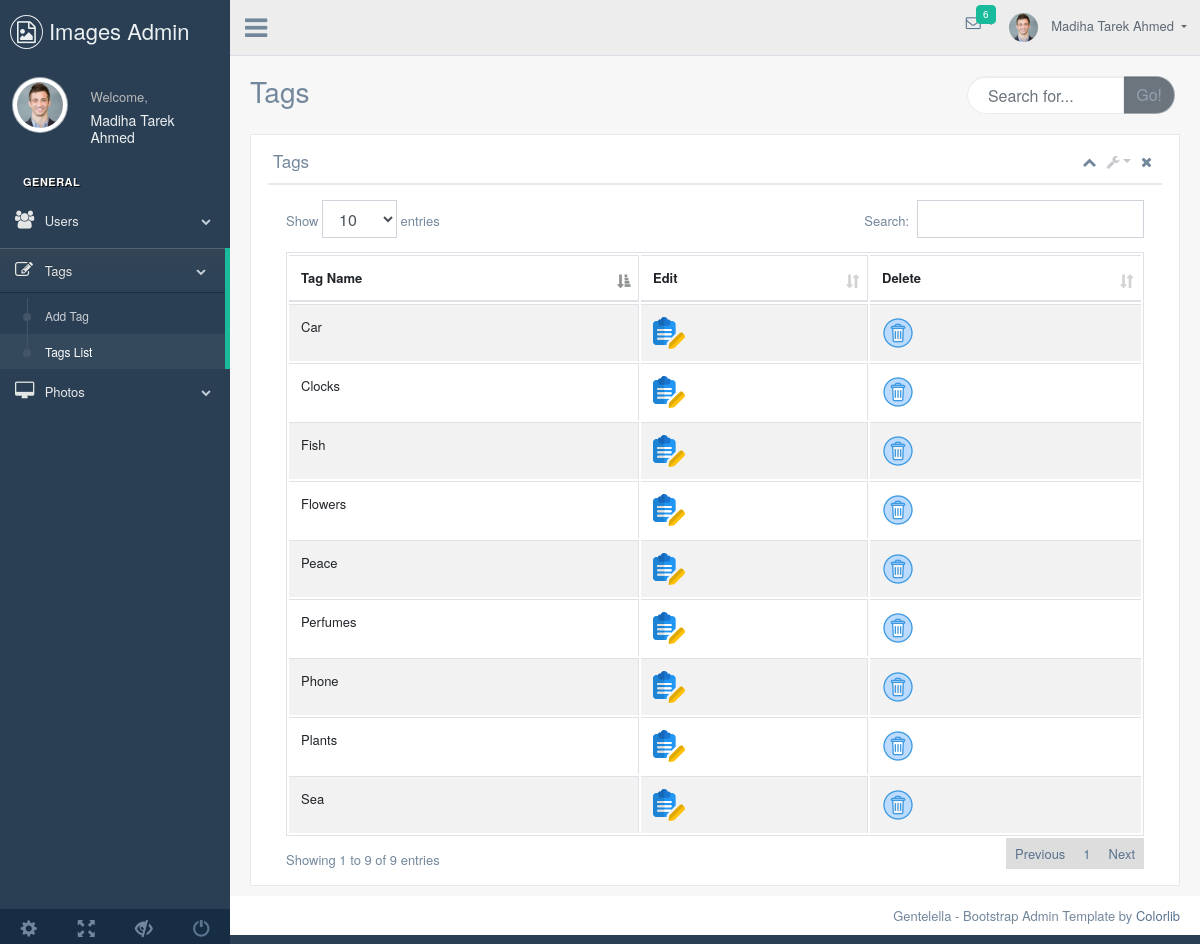
Screenshot of /admin/categories.php (signed in) with the database file from the repository.
### tables this page shows
CREATE TABLE `tags` (
  `id` int(11) NOT NULL,
  `tag_name` varchar(75) NOT NULL
);

### admin/categories.php (the view, shortened to what this page needs)
<?php
include_once( 'conn.php' );
try {
    $sql = 'SELECT * FROM `tags`';
    $tagsData = $conn->prepare( $sql );
    $tagsData->execute();
    $tag_result = $tagsData->fetchAll();
} catch( PDOException $e ) {
    $errMsg =  $e->getMessage();
}
?>
<!DOCTYPE html>
<html lang="en">
<head>
    <?php
      include_once("pages/head.php");
    ?>
</head>
<body class="nav-md">
    <div class="container body">
        <div class="main_container">
            <?php
				include_once("pages/bar.php");
				include_once("pages/navigation.php");
			?>
            <div class="right_col" role="main">
                <div class="">
                    <?php  include_once("pages/page-title.php"); ?>
                    <div class="row">
                        <div class="col-md-12 col-sm-12 ">
                            <div class="x_panel">
                               <?php include_once("pages/setting.php"); ?>
                                <div class="x_content">
                                    <div class="row">
                                        <div class="col-sm-12">
                                            <div class="card-box table-responsive">
                                                <table id="datatable" class="table table-striped table-bordered"
                                                    style="width:100%">
                                                    <thead>
                                                        <tr>
                                                            <th>Tag Name</th>
                                                            <th>Edit</th>
                                                            <th>Delete</th>
                                                        </tr>
                                                    </thead>
                                                    <tbody>
                                                        <?php
                                                        foreach($tag_result as $tag_row) {
                                                            $id = $tag_row['id'];
                                                            $tag_name = $tag_row['tag_name'];
                                                        ?>
                                                        <tr>
                                                            <td><?php echo $tag_name?></td>
                                                            <td><a href="editCategory.php?id=<?php echo $id ?>"
                                                                    onclick="return confirm('Are you sure you want to update this tag?')">
                                                                    <img src="./images/edit.png" alt="Edit"></a></td>
                                                            <td><a href="deletetag.php?id=<?php echo $id ?>"
                                                                    onclick="return confirm('Are you sure you want to delete this tag?')">
                                                                    <img src="./images/delete.png" alt="Delete"></a></td>
                                                        </tr>
                                                        <?php } ?>
                                                    </tbody>
                                                </table>
                                            </div>
                                        </div>
                                    </div>
                                </div>
                            </div>
                        </div>
                    </div>
                </div>
            </div>
            <?php
				include_once("pages/footer.php");
			?>
        </div>
    </div>
</body>
</html>

### rows the page displays
tags: tag_name "Car"
tags: tag_name "Clocks"
tags: tag_name "Fish"
tags: tag_name "Flowers"
tags: tag_name "Peace"
tags: tag_name "Perfumes"
tags: tag_name "Phone"
tags: tag_name "Plants"
tags: tag_name "Sea"

### other values shown
$_SESSION['fullname'] "Madiha Tarek Ahmed"
$titlePage "Tags"
